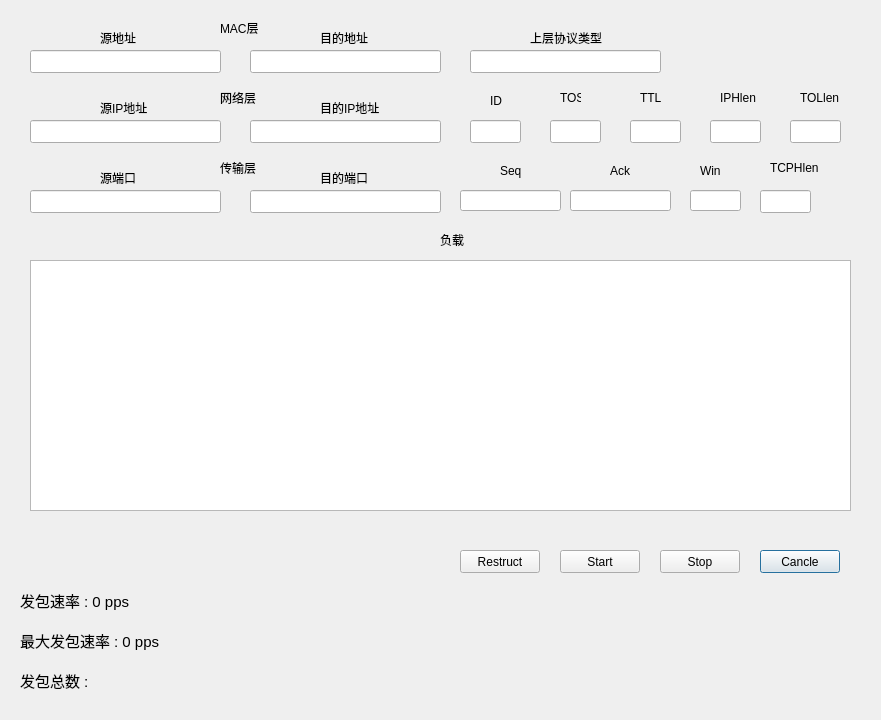
<?xml version="1.0" encoding="UTF-8"?>
<ui version="4.0">
 <class>Sender</class>
 <widget class="QDialog" name="Sender">
  <property name="geometry">
   <rect>
    <x>0</x>
    <y>0</y>
    <width>881</width>
    <height>720</height>
   </rect>
  </property>
  <property name="windowTitle">
   <string>发送窗口</string>
  </property>
  <widget class="QLineEdit" name="Src_mac">
   <property name="geometry">
    <rect>
     <x>30</x>
     <y>50</y>
     <width>191</width>
     <height>23</height>
    </rect>
   </property>
  </widget>
  <widget class="QLineEdit" name="Dst_mac">
   <property name="geometry">
    <rect>
     <x>250</x>
     <y>50</y>
     <width>191</width>
     <height>23</height>
    </rect>
   </property>
  </widget>
  <widget class="QLabel" name="label_2">
   <property name="geometry">
    <rect>
     <x>100</x>
     <y>30</y>
     <width>51</width>
     <height>16</height>
    </rect>
   </property>
   <property name="text">
    <string>源地址</string>
   </property>
  </widget>
  <widget class="QLabel" name="label_3">
   <property name="geometry">
    <rect>
     <x>320</x>
     <y>30</y>
     <width>51</width>
     <height>16</height>
    </rect>
   </property>
   <property name="text">
    <string>目的地址</string>
   </property>
  </widget>
  <widget class="QLabel" name="label_4">
   <property name="geometry">
    <rect>
     <x>220</x>
     <y>90</y>
     <width>51</width>
     <height>16</height>
    </rect>
   </property>
   <property name="text">
    <string>网络层</string>
   </property>
  </widget>
  <widget class="QLabel" name="label_5">
   <property name="geometry">
    <rect>
     <x>100</x>
     <y>100</y>
     <width>51</width>
     <height>16</height>
    </rect>
   </property>
   <property name="text">
    <string>源IP地址</string>
   </property>
  </widget>
  <widget class="QLineEdit" name="Dst_ip">
   <property name="geometry">
    <rect>
     <x>250</x>
     <y>120</y>
     <width>191</width>
     <height>23</height>
    </rect>
   </property>
  </widget>
  <widget class="QLabel" name="label_6">
   <property name="geometry">
    <rect>
     <x>320</x>
     <y>100</y>
     <width>61</width>
     <height>16</height>
    </rect>
   </property>
   <property name="text">
    <string>目的IP地址</string>
   </property>
  </widget>
  <widget class="QLineEdit" name="Src_ip">
   <property name="geometry">
    <rect>
     <x>30</x>
     <y>120</y>
     <width>191</width>
     <height>23</height>
    </rect>
   </property>
  </widget>
  <widget class="QLabel" name="label_7">
   <property name="geometry">
    <rect>
     <x>320</x>
     <y>170</y>
     <width>61</width>
     <height>16</height>
    </rect>
   </property>
   <property name="text">
    <string>目的端口</string>
   </property>
  </widget>
  <widget class="QLineEdit" name="Dst_port">
   <property name="geometry">
    <rect>
     <x>250</x>
     <y>190</y>
     <width>191</width>
     <height>23</height>
    </rect>
   </property>
  </widget>
  <widget class="QLabel" name="label_8">
   <property name="geometry">
    <rect>
     <x>220</x>
     <y>160</y>
     <width>51</width>
     <height>16</height>
    </rect>
   </property>
   <property name="text">
    <string>传输层</string>
   </property>
  </widget>
  <widget class="QLabel" name="label_9">
   <property name="geometry">
    <rect>
     <x>100</x>
     <y>170</y>
     <width>51</width>
     <height>16</height>
    </rect>
   </property>
   <property name="text">
    <string>源端口</string>
   </property>
  </widget>
  <widget class="QLineEdit" name="Src_port">
   <property name="geometry">
    <rect>
     <x>30</x>
     <y>190</y>
     <width>191</width>
     <height>23</height>
    </rect>
   </property>
  </widget>
  <widget class="QLabel" name="label_10">
   <property name="geometry">
    <rect>
     <x>440</x>
     <y>230</y>
     <width>71</width>
     <height>20</height>
    </rect>
   </property>
   <property name="text">
    <string>负载</string>
   </property>
  </widget>
  <widget class="QTextEdit" name="Msg">
   <property name="geometry">
    <rect>
     <x>30</x>
     <y>260</y>
     <width>821</width>
     <height>251</height>
    </rect>
   </property>
  </widget>
  <widget class="QPushButton" name="Cancle">
   <property name="geometry">
    <rect>
     <x>760</x>
     <y>550</y>
     <width>80</width>
     <height>23</height>
    </rect>
   </property>
   <property name="text">
    <string>Cancle</string>
   </property>
  </widget>
  <widget class="QPushButton" name="Stop">
   <property name="geometry">
    <rect>
     <x>660</x>
     <y>550</y>
     <width>80</width>
     <height>23</height>
    </rect>
   </property>
   <property name="text">
    <string>Stop</string>
   </property>
  </widget>
  <widget class="QPushButton" name="Start">
   <property name="geometry">
    <rect>
     <x>560</x>
     <y>550</y>
     <width>80</width>
     <height>23</height>
    </rect>
   </property>
   <property name="text">
    <string>Start</string>
   </property>
  </widget>
  <widget class="QLabel" name="label">
   <property name="geometry">
    <rect>
     <x>220</x>
     <y>20</y>
     <width>51</width>
     <height>16</height>
    </rect>
   </property>
   <property name="text">
    <string>MAC层</string>
   </property>
  </widget>
  <widget class="QPushButton" name="Restruct">
   <property name="geometry">
    <rect>
     <x>460</x>
     <y>550</y>
     <width>80</width>
     <height>23</height>
    </rect>
   </property>
   <property name="text">
    <string>Restruct</string>
   </property>
  </widget>
  <widget class="QLabel" name="v">
   <property name="geometry">
    <rect>
     <x>20</x>
     <y>590</y>
     <width>331</width>
     <height>21</height>
    </rect>
   </property>
   <property name="font">
    <font>
     <pointsize>11</pointsize>
    </font>
   </property>
   <property name="text">
    <string>发包速率 : 0 pps</string>
   </property>
  </widget>
  <widget class="QLabel" name="send">
   <property name="geometry">
    <rect>
     <x>20</x>
     <y>670</y>
     <width>331</width>
     <height>21</height>
    </rect>
   </property>
   <property name="font">
    <font>
     <pointsize>11</pointsize>
    </font>
   </property>
   <property name="text">
    <string>发包总数 : </string>
   </property>
  </widget>
  <widget class="QLabel" name="v_max">
   <property name="geometry">
    <rect>
     <x>20</x>
     <y>630</y>
     <width>331</width>
     <height>21</height>
    </rect>
   </property>
   <property name="font">
    <font>
     <pointsize>11</pointsize>
    </font>
   </property>
   <property name="text">
    <string>最大发包速率 : 0 pps</string>
   </property>
  </widget>
  <widget class="QLineEdit" name="Proto">
   <property name="geometry">
    <rect>
     <x>470</x>
     <y>50</y>
     <width>191</width>
     <height>23</height>
    </rect>
   </property>
  </widget>
  <widget class="QLabel" name="label_11">
   <property name="geometry">
    <rect>
     <x>530</x>
     <y>30</y>
     <width>91</width>
     <height>16</height>
    </rect>
   </property>
   <property name="text">
    <string>上层协议类型</string>
   </property>
  </widget>
  <widget class="QLabel" name="label_12">
   <property name="geometry">
    <rect>
     <x>490</x>
     <y>90</y>
     <width>21</width>
     <height>21</height>
    </rect>
   </property>
   <property name="text">
    <string>ID</string>
   </property>
  </widget>
  <widget class="QLineEdit" name="ID">
   <property name="geometry">
    <rect>
     <x>470</x>
     <y>120</y>
     <width>51</width>
     <height>23</height>
    </rect>
   </property>
  </widget>
  <widget class="QLabel" name="label_13">
   <property name="geometry">
    <rect>
     <x>560</x>
     <y>90</y>
     <width>21</width>
     <height>16</height>
    </rect>
   </property>
   <property name="text">
    <string>TOS</string>
   </property>
  </widget>
  <widget class="QLineEdit" name="TOS">
   <property name="geometry">
    <rect>
     <x>550</x>
     <y>120</y>
     <width>51</width>
     <height>23</height>
    </rect>
   </property>
  </widget>
  <widget class="QLabel" name="label_14">
   <property name="geometry">
    <rect>
     <x>640</x>
     <y>90</y>
     <width>21</width>
     <height>16</height>
    </rect>
   </property>
   <property name="text">
    <string>TTL</string>
   </property>
  </widget>
  <widget class="QLineEdit" name="TTL">
   <property name="geometry">
    <rect>
     <x>630</x>
     <y>120</y>
     <width>51</width>
     <height>23</height>
    </rect>
   </property>
  </widget>
  <widget class="QLabel" name="label_15">
   <property name="geometry">
    <rect>
     <x>720</x>
     <y>90</y>
     <width>51</width>
     <height>16</height>
    </rect>
   </property>
   <property name="text">
    <string>IPHlen</string>
   </property>
  </widget>
  <widget class="QLineEdit" name="IPHlen">
   <property name="geometry">
    <rect>
     <x>710</x>
     <y>120</y>
     <width>51</width>
     <height>23</height>
    </rect>
   </property>
  </widget>
  <widget class="QLabel" name="label_16">
   <property name="geometry">
    <rect>
     <x>800</x>
     <y>90</y>
     <width>51</width>
     <height>16</height>
    </rect>
   </property>
   <property name="text">
    <string>TOLlen</string>
   </property>
  </widget>
  <widget class="QLineEdit" name="TOLlen">
   <property name="geometry">
    <rect>
     <x>790</x>
     <y>120</y>
     <width>51</width>
     <height>23</height>
    </rect>
   </property>
  </widget>
  <widget class="QLabel" name="label_17">
   <property name="geometry">
    <rect>
     <x>500</x>
     <y>160</y>
     <width>21</width>
     <height>21</height>
    </rect>
   </property>
   <property name="text">
    <string>Seq</string>
   </property>
  </widget>
  <widget class="QLineEdit" name="Seq">
   <property name="geometry">
    <rect>
     <x>460</x>
     <y>190</y>
     <width>101</width>
     <height>21</height>
    </rect>
   </property>
  </widget>
  <widget class="QLabel" name="label_18">
   <property name="geometry">
    <rect>
     <x>610</x>
     <y>160</y>
     <width>21</width>
     <height>21</height>
    </rect>
   </property>
   <property name="text">
    <string>Ack</string>
   </property>
  </widget>
  <widget class="QLineEdit" name="Ack">
   <property name="geometry">
    <rect>
     <x>570</x>
     <y>190</y>
     <width>101</width>
     <height>21</height>
    </rect>
   </property>
  </widget>
  <widget class="QLabel" name="label_19">
   <property name="geometry">
    <rect>
     <x>700</x>
     <y>160</y>
     <width>21</width>
     <height>21</height>
    </rect>
   </property>
   <property name="text">
    <string>Win</string>
   </property>
  </widget>
  <widget class="QLineEdit" name="Win">
   <property name="geometry">
    <rect>
     <x>690</x>
     <y>190</y>
     <width>51</width>
     <height>21</height>
    </rect>
   </property>
  </widget>
  <widget class="QLabel" name="label_20">
   <property name="geometry">
    <rect>
     <x>770</x>
     <y>160</y>
     <width>51</width>
     <height>16</height>
    </rect>
   </property>
   <property name="text">
    <string>TCPHlen</string>
   </property>
  </widget>
  <widget class="QLineEdit" name="TCPHlen">
   <property name="geometry">
    <rect>
     <x>760</x>
     <y>190</y>
     <width>51</width>
     <height>23</height>
    </rect>
   </property>
  </widget>
 </widget>
 <resources/>
 <connections/>
</ui>
